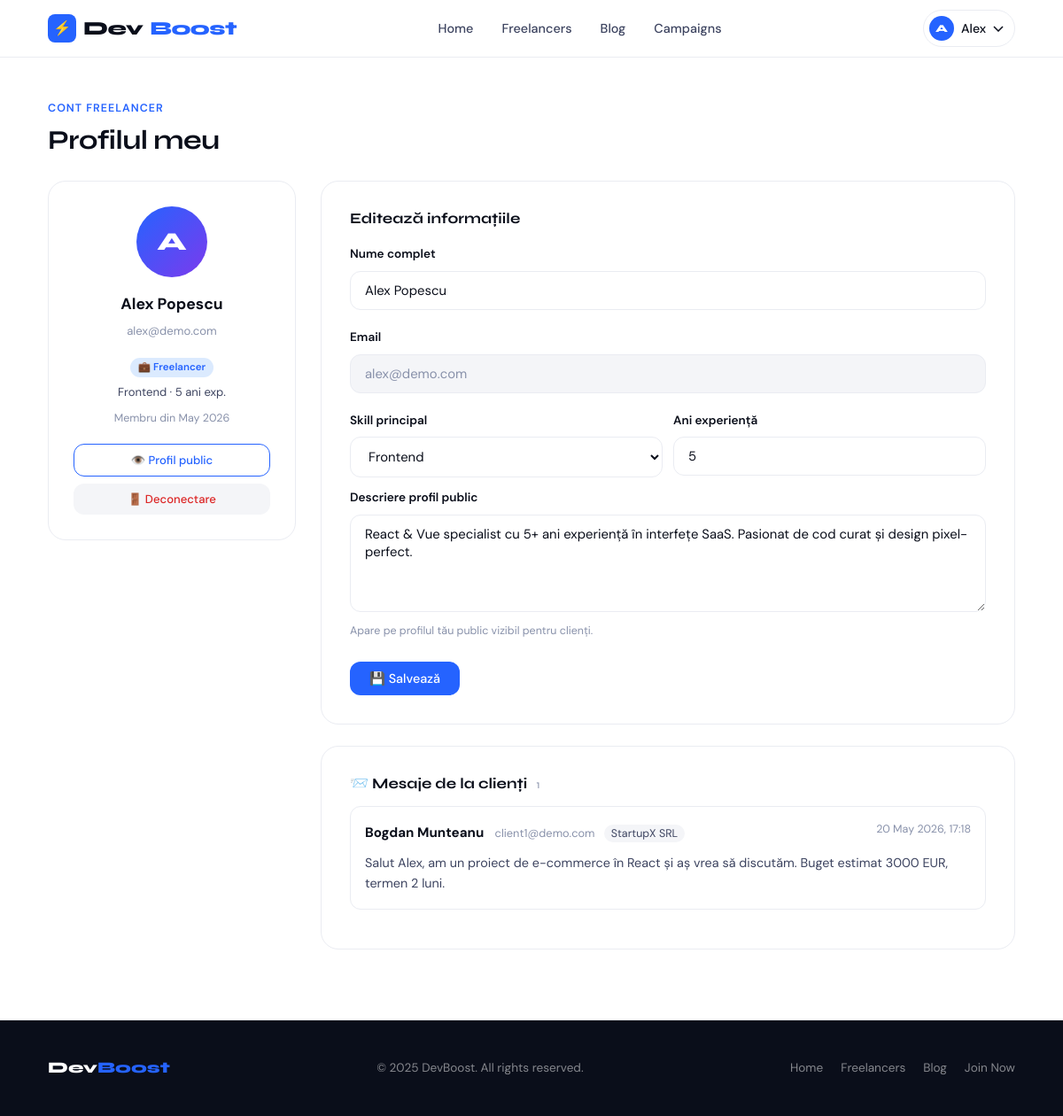
Page /profile/ (signed in) on the committed database.
### core/models.py (models this page shows, shortened)
class Freelancer(models.Model):
    user = models.OneToOneField(
        User, on_delete=models.CASCADE,
        null=True, blank=True, related_name='freelancer_profile'
    )
    full_name = models.CharField(max_length=200)
    skill = models.CharField(max_length=100, choices=SKILL_CHOICES)
    description = models.TextField(blank=True, default='')
    experience_years = models.IntegerField(default=1)

class Lead(models.Model):
    client = models.ForeignKey(
        ClientProfile, on_delete=models.SET_NULL,
        null=True, blank=True, related_name='sent_messages'
    )
    freelancer = models.ForeignKey(
        Freelancer, on_delete=models.SET_NULL,
        null=True, blank=True, related_name='received_messages'
    )
    sender_name = models.CharField(max_length=200, blank=True)
    sender_email = models.EmailField(blank=True)
    message = models.TextField()
    created_at = models.DateTimeField(auto_now_add=True)
    def get_sender_name(self):
        return self.client.full_name if self.client else self.sender_name
    def get_sender_email(self):
        return self.client.user.email if self.client and self.client.user else self.sender_email

class ClientProfile(models.Model):
    user = models.OneToOneField(
        User, on_delete=models.CASCADE,
        null=True, blank=True, related_name='client_profile'
    )
    full_name = models.CharField(max_length=200)
    company = models.CharField(max_length=200, blank=True, default='')
    industry = models.CharField(max_length=100, choices=INDUSTRY_CHOICES, blank=True)
    description = models.TextField(blank=True, default='')

### core/views.py (the view, shortened to what this page needs)
# urls.py: path('profile/', views.profile, name='profile'),
@login_required(login_url='/login/')
def profile(request):
    user = request.user
    role = get_user_role(user)
    freelancer = getattr(user, 'freelancer_profile', None)
    client = getattr(user, 'client_profile', None)
    saved = False
    error = None
    received_messages = None
    sent_messages = None
    if freelancer:
        received_messages = Lead.objects.filter(freelancer=freelancer).select_related('client').order_by('-created_at')
    elif client:
        sent_messages = Lead.objects.filter(client=client).select_related('freelancer').order_by('-created_at')
    return render(request, 'core/profile.html', {
        'role': role, 'freelancer': freelancer, 'client': client,
        'skills': SKILL_CHOICES, 'industries': INDUSTRY_CHOICES,
        'saved': saved, 'error': error,
        'received_messages': received_messages,
        'sent_messages': sent_messages,
    })

### core/views.py (called while the page is built)
def get_user_role(user):
    if not user.is_authenticated: return None
    if user.is_staff: return 'admin'
    if hasattr(user, 'freelancer_profile'): return 'freelancer'
    if hasattr(user, 'client_profile'): return 'client'
    return None

### core/templates/core/profile.html (shortened to what this page needs)
{% extends 'core/base.html' %}
{% block content %}
<div class="container" style="padding-top:48px; padding-bottom:80px;">
  <div style="margin-bottom:28px;">
    <div style="font-size:0.78rem; color:var(--accent); font-weight:600; text-transform:uppercase; letter-spacing:1px; margin-bottom:8px;">
      {% if role == 'admin' %}Administrator{% elif role == 'freelancer' %}Cont Freelancer{% elif role == 'client' %}Cont Client{% endif %}
    </div>
    <h1 style="font-size:1.9rem; letter-spacing:-0.5px;">Profilul meu</h1>
  </div>
  <div class="profile-layout">
    <div class="profile-sidebar">
      <div class="profile-avatar-lg" style="{% if role == 'client' %}background:linear-gradient(135deg, #7c3aed 0%, #db2777 100%);{% endif %}">
        {% if user.first_name %}{{ user.first_name|slice:":1"|upper }}{% else %}{{ user.username|slice:":1"|upper }}{% endif %}
      </div>
      <div class="profile-name">{{ user.first_name }} {{ user.last_name }}</div>
      <div class="profile-email">{{ user.email }}</div>
      {% if role == 'admin' %}
        <span class="badge" style="background:#fef3c7; color:#92400e; margin:10px 0; display:inline-block;">⭐ Administrator</span>
      {% elif role == 'freelancer' %}
        <span class="badge" style="margin:6px 0; display:inline-block;">💼 Freelancer</span>
        <div style="font-size:0.82rem; color:var(--ink-muted); margin-bottom:10px;">{{ freelancer.skill }} · {{ freelancer.experience_years }} ani exp.</div>
      {% elif role == 'client' %}
        <span class="badge" style="background:#f5f3ff; color:#7c3aed; margin:6px 0; display:inline-block;">🔍 Client</span>
        {% if client.company %}<div style="font-size:0.82rem; color:var(--ink-muted); margin-bottom:10px;">{{ client.company }}</div>{% endif %}
      {% endif %}
      <div style="font-size:0.78rem; color:var(--ink-faint); margin-top:4px;">Membru din {{ user.date_joined|date:"M Y" }}</div>
      {% if role == 'admin' %}
        <a href="{% url 'admin_view' %}" class="btn btn--outline btn--sm" style="margin-top:18px; width:100%; justify-content:center;">📊 Dashboard Admin</a>
      {% elif role == 'freelancer' %}
        <a href="{% url 'freelancer_detail' freelancer.id %}" class="btn btn--outline btn--sm" style="margin-top:18px; width:100%; justify-content:center;">👁️ Profil public</a>
      {% elif role == 'client' %}
        <a href="{% url 'freelancers' %}" class="btn btn--outline btn--sm" style="margin-top:18px; width:100%; justify-content:center;">🔍 Caută freelanceri</a>
      {% endif %}
      <a href="{% url 'logout' %}" class="btn btn--ghost btn--sm" style="margin-top:8px; width:100%; justify-content:center; color:#dc2626;">🚪 Deconectare</a>
    </div>
    <div style="display:flex; flex-direction:column; gap:24px;">
      <div class="profile-main">
        <h2 style="font-size:1.05rem; font-weight:700; margin-bottom:20px;">Editează informațiile</h2>
        <form method="POST">
          <div class="form-group">
            <label>Nume complet</label>
            <input type="text" name="full_name" value="{% if freelancer %}{{ freelancer.full_name }}{% elif client %}{{ client.full_name }}{% else %}{{ user.first_name }} {{ user.last_name }}{% endif %}" required>
          </div>
          <div class="form-group">
            <label>Email</label>
            <input type="email" value="{{ user.email }}" disabled style="background:var(--surface-2); color:var(--ink-faint); cursor:not-allowed;">
          </div>
          {% if role == 'freelancer' %}
          <div style="display:grid; grid-template-columns:1fr 1fr; gap:12px;">
            <div class="form-group" style="margin-bottom:0;">
              <label>Skill principal</label>
              <select name="skill">{% for s in skills %}<option value="{{ s }}" {% if freelancer.skill == s %}selected{% endif %}>{{ s }}</option>{% endfor %}</select>
            </div>
            <div class="form-group" style="margin-bottom:0;">
              <label>Ani experiență</label>
              <input type="number" name="experience_years" value="{{ freelancer.experience_years }}" min="0" max="50">
            </div>
          </div>
          <div class="form-group" style="margin-top:12px;">
            <label>Descriere profil public</label>
            <textarea name="description" style="min-height:110px;">{{ freelancer.description }}</textarea>
            <p style="font-size:0.78rem; color:var(--ink-faint); margin-top:4px;">Apare pe profilul tău public vizibil pentru clienți.</p>
          </div>
          {% endif %}
          <button type="submit" class="btn btn--primary" style="margin-top:4px;">💾 Salvează</button>
        </form>
      </div>
      {% if received_messages is not None %}
      <div class="profile-main">
        <h2 style="font-size:1.05rem; font-weight:700; margin-bottom:16px;">
          📨 Mesaje de la clienți
          <span style="font-size:0.82rem; color:var(--ink-faint); font-weight:400; margin-left:6px;">{{ received_messages|length }}</span>
        </h2>
        {% if received_messages %}
          {% for lead in received_messages %}
          <div style="padding:16px; border:1px solid var(--surface-3); border-radius:var(--radius); margin-bottom:12px; background:var(--surface);">
            <div style="display:flex; justify-content:space-between; align-items:flex-start; flex-wrap:wrap; gap:8px; margin-bottom:10px;">
              <div>
                <strong style="font-size:0.95rem;">{{ lead.get_sender_name }}</strong>
                <span style="font-size:0.8rem; color:var(--ink-faint); margin-left:8px;">{{ lead.get_sender_email }}</span>
                {% if lead.client and lead.client.company %}
                  <span style="font-size:0.78rem; background:var(--surface-2); color:var(--ink-muted); padding:2px 8px; border-radius:100px; margin-left:6px;">{{ lead.client.company }}</span>
                {% endif %}
              </div>
              <span style="font-size:0.78rem; color:var(--ink-faint); white-space:nowrap;">{{ lead.created_at|date:"d M Y, H:i" }}</span>
            </div>
            <p style="font-size:0.9rem; color:var(--ink-muted); margin:0; line-height:1.65;">{{ lead.message }}</p>
          </div>
          {% endfor %}
        {% else %}
          <p style="color:var(--ink-faint); font-size:0.9rem;">Niciun mesaj primit încă. Clienții te vor contacta când vor fi interesați de profilul tău.</p>
        {% endif %}
      </div>
      {% endif %}
    </div>
  </div>
</div>
{% endblock %}

### core/templates/core/base.html (shortened to what this page needs)
{% load static %}
<!DOCTYPE html>
<html lang="en">
<head>
  <link rel="stylesheet" href="{% static 'core/css/style.css' %}">
</head>
<body>
<nav class="nav">
  <div class="container">
    <div class="nav__inner">
      <a href="{% url 'home' %}" class="nav__logo" style="text-decoration:none;">
        <div class="nav__logo-icon">⚡</div>
        Dev<span>Boost</span>
      </a>
      <ul class="nav__links" id="navLinks">
        <li><a href="{% url 'home' %}" {% if request.resolver_match.url_name == 'home' %}class="active"{% endif %}>Home</a></li>
        <li><a href="{% url 'freelancers' %}" {% if request.resolver_match.url_name == 'freelancers' %}class="active"{% endif %}>Freelancers</a></li>
        <li><a href="{% url 'blog' %}" {% if request.resolver_match.url_name == 'blog' %}class="active"{% endif %}>Blog</a></li>
        <li><a href="{% url 'campaigns' %}" {% if request.resolver_match.url_name == 'campaigns' %}class="active"{% endif %}>Campaigns</a></li>
      </ul>
      <div class="nav__auth">
        {% if user.is_authenticated %}
          <div class="nav__user-menu" id="userMenu">
            <button class="nav__user-btn" id="userMenuBtn">
              <div class="nav__avatar">{% if user.first_name %}{{ user.first_name|slice:":1"|upper }}{% else %}{{ user.username|slice:":1"|upper }}{% endif %}</div>
              <span class="nav__user-name">{{ user.first_name|default:user.username }}</span>
              <svg width="12" height="7" viewBox="0 0 12 7" fill="none" stroke="currentColor" stroke-width="1.5"><path d="M1 1l5 5 5-5"/></svg>
            </button>
          </div>
        {% else %}
          <a href="{% url 'login' %}" class="btn btn--ghost btn--sm">Log in</a>
          <a href="{% url 'signup' %}" class="btn btn--primary btn--sm">Join Now</a>
        {% endif %}
      </div>
    </div>
  </div>
</nav>
{% block content %}{% endblock %}
<footer class="footer">
  <div class="container">
    <div class="footer__inner">
      <div class="footer__logo">Dev<span>Boost</span></div>
      <div>© 2025 DevBoost. All rights reserved.</div>
      <div class="footer__links">
        <a href="{% url 'home' %}">Home</a>
        <a href="{% url 'freelancers' %}">Freelancers</a>
        <a href="{% url 'blog' %}">Blog</a>
        <a href="{% url 'signup' %}">Join Now</a>
      </div>
    </div>
  </div>
</footer>
</body>
</html>

### rows in the picture
Freelancer: skill "Frontend", experience_years "5", full_name "Alex Popescu", description "React & Vue specialist cu 5+ ani experiență în interfețe SaaS. Pasionat de cod curat și design pixel-perfect."
Lead: get_sender_name "Bogdan Munteanu", get_sender_email "client1@demo.com", client.company "StartupX SRL", created_at "20 May 2026, 17:18", message "Salut Alex, am un proiect de e-commerce în React și aș vrea să discutăm. Buget estimat 3000 EUR, termen 2 luni."

### other values in the picture
{{ user.first_name|slice:":1"|upper }} "A"
{{ user.first_name|default:user.username }} "Alex"
{{ user.first_name }} "Alex"
{{ user.last_name }} "Popescu"
{{ user.email }} "alex@demo.com"
{{ user.date_joined|date:"M Y" }} "May 2026"
{{ received_messages|length }} "1"
